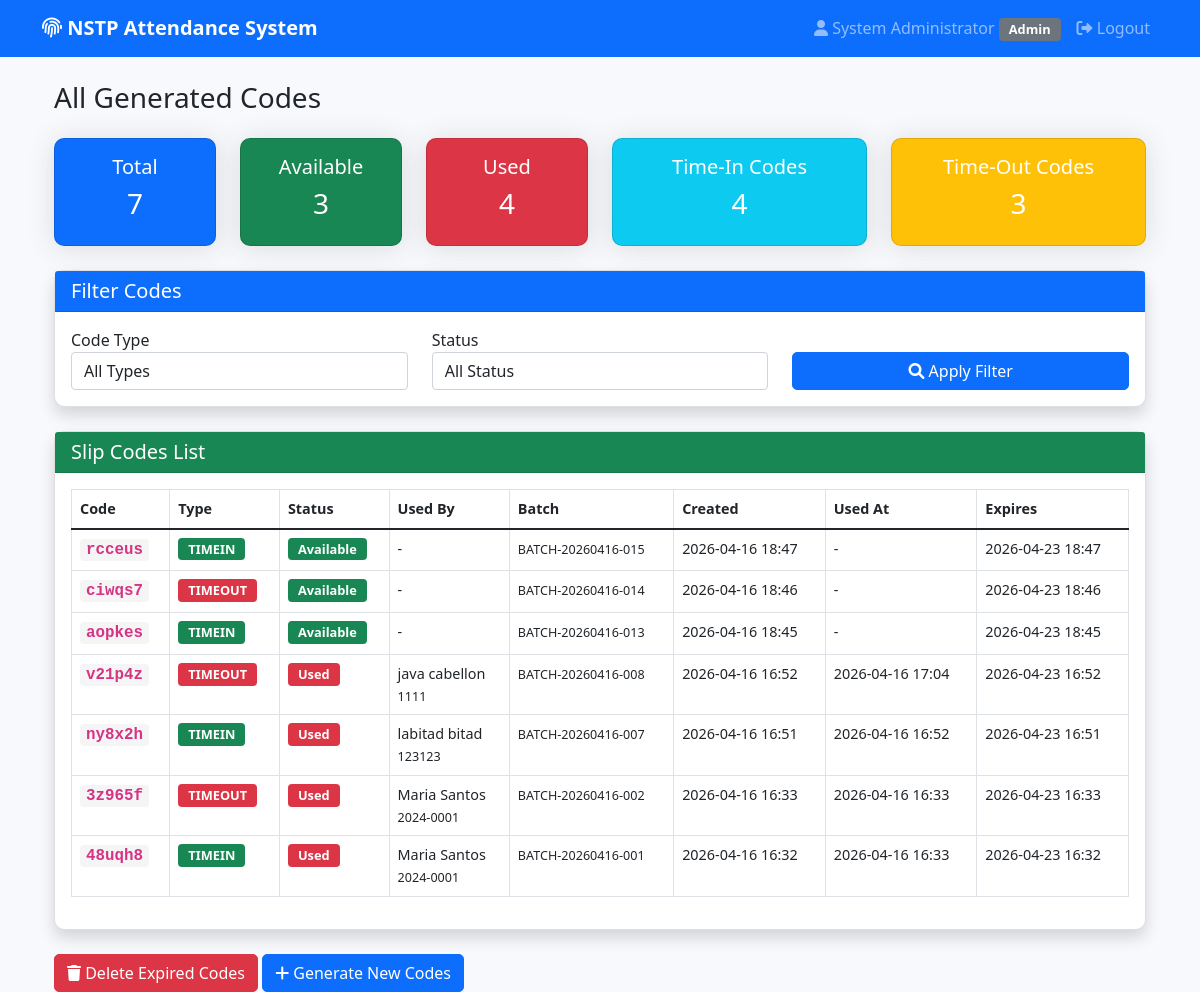
Page /all-codes/ (signed in) on the committed database.
### core/models.py (models this page shows, shortened)
class User(AbstractUser):
    ROLE_CHOICES = (
        ('student', 'Student'),
        ('instructor', 'Instructor'),
        ('coordinator', 'Coordinator'),
        ('admin', 'Admin'),
    )
    COURSE_CHOICES = (
        ('BSIT', 'BS Information Technology'),
        ('BSED', 'BS Education'),
        ('BSHM', 'BS Hospitality Management'),
        ('BSCRIM', 'BS Criminology'),
        ('BSTM', 'BS Tourism Management'),
    )
    COMPANY_CHOICES = (
        ('ALPHA', 'Alpha Company'),
        ('BRAVO', 'Bravo Company'),
        ('CHARLIE', 'Charlie Company'),
        ('DELTA', 'Delta Company'),
        ('ECHO', 'Echo Company'),
        ('FOXTROT', 'Foxtrot Company'),
        ('GOLF', 'Golf Company'),
        ('HOTEL', 'Hotel Company'),
    )
    role = models.CharField(max_length=20, choices=ROLE_CHOICES, default='student')
    student_id = models.CharField(max_length=20, unique=True, null=True, blank=True)
    course = models.CharField(max_length=20, choices=COURSE_CHOICES, blank=True)
    year_level = models.IntegerField(default=1)  # Default to 1st year
    company = models.CharField(max_length=20, choices=COMPANY_CHOICES, blank=True)
    contact_number = models.CharField(max_length=15, blank=True)
    def get_full_name(self):
        return f"{self.first_name} {self.last_name}"

class SlipCode(models.Model):
    TYPE_CHOICES = (
        ('timein', 'Time In'),
        ('timeout', 'Time Out'),
    )
    code = models.CharField(max_length=10, unique=True, db_index=True)
    code_type = models.CharField(max_length=10, choices=TYPE_CHOICES)
    is_used = models.BooleanField(default=False)
    used_by = models.ForeignKey(User, on_delete=models.SET_NULL, null=True, blank=True, related_name='used_codes')
    created_at = models.DateTimeField(auto_now_add=True)
    expires_at = models.DateTimeField()
    used_at = models.DateTimeField(null=True, blank=True)
    week_start = models.DateField()
    batch_number = models.CharField(max_length=20, null=True, blank=True)

### core/views.py (the view)
# urls.py: path('all-codes/', views.view_all_codes_view, name='view_all_codes'),
@login_required
@admin_required
def view_all_codes_view(request):
    code_type = request.GET.get('type', '')
    status = request.GET.get('status', '')
    codes = SlipCode.objects.all().order_by('-created_at')
    if code_type:
        codes = codes.filter(code_type=code_type)
    if status == 'used':
        codes = codes.filter(is_used=True)
    elif status == 'unused':
        codes = codes.filter(is_used=False)
    paginator = Paginator(codes, 50)
    page_number = request.GET.get('page', 1)
    page_obj = paginator.get_page(page_number)
    total_codes = SlipCode.objects.count()
    used_codes = SlipCode.objects.filter(is_used=True).count()
    unused_codes = SlipCode.objects.filter(is_used=False).count()
    timein_codes = SlipCode.objects.filter(code_type='timein').count()
    timeout_codes = SlipCode.objects.filter(code_type='timeout').count()
    context = {
        'page_obj': page_obj,
        'total_codes': total_codes,
        'used_codes': used_codes,
        'unused_codes': unused_codes,
        'timein_codes': timein_codes,
        'timeout_codes': timeout_codes,
        'current_type': code_type,
        'current_status': status,
    }
    return render(request, 'slip_codes/all_codes.html', context)

### templates/slip_codes/all_codes.html (shortened to what this page needs)
{% extends 'base.html' %}
{% block content %}
<div class="container-fluid">
    <h1 class="h3 mb-4">All Generated Codes</h1>
    <div class="row mb-4">
        <div class="col-md-2">
            <div class="card bg-primary text-white">
                <div class="card-body text-center">
                    <h5>Total</h5>
                    <h3>{{ total_codes }}</h3>
                </div>
            </div>
        </div>
        <div class="col-md-2">
            <div class="card bg-success text-white">
                <div class="card-body text-center">
                    <h5>Available</h5>
                    <h3>{{ unused_codes }}</h3>
                </div>
            </div>
        </div>
        <div class="col-md-2">
            <div class="card bg-danger text-white">
                <div class="card-body text-center">
                    <h5>Used</h5>
                    <h3>{{ used_codes }}</h3>
                </div>
            </div>
        </div>
        <div class="col-md-3">
            <div class="card bg-info text-white">
                <div class="card-body text-center">
                    <h5>Time-In Codes</h5>
                    <h3>{{ timein_codes }}</h3>
                </div>
            </div>
        </div>
        <div class="col-md-3">
            <div class="card bg-warning text-white">
                <div class="card-body text-center">
                    <h5>Time-Out Codes</h5>
                    <h3>{{ timeout_codes }}</h3>
                </div>
            </div>
        </div>
    </div>
    <div class="card shadow mb-4">
        <div class="card-header bg-primary text-white">
            <h5 class="mb-0">Filter Codes</h5>
        </div>
        <div class="card-body">
            <div class="row">
                <div class="col-md-4">
                    <label>Code Type</label>
                    <select id="typeFilter" class="form-control">
                        <option value="">All Types</option>
                    </select>
                </div>
                <div class="col-md-4">
                    <label>Status</label>
                    <select id="statusFilter" class="form-control">
                        <option value="">All Status</option>
                    </select>
                </div>
                <div class="col-md-4">
                    <label>&nbsp;</label>
                    <button class="btn btn-primary w-100" onclick="applyFilters()">
                        <i class="fas fa-search"></i> Apply Filter
                    </button>
                </div>
            </div>
        </div>
    </div>
    <div class="card shadow">
        <div class="card-header bg-success text-white">
            <h5 class="mb-0">Slip Codes List</h5>
        </div>
        <div class="card-body">
            <div class="table-responsive">
                <table class="table table-bordered table-hover">
                    <thead>
                        <tr>
                            <th>Code</th>
                            <th>Type</th>
                            <th>Status</th>
                            <th>Used By</th>
                            <th>Batch</th>
                            <th>Created</th>
                            <th>Used At</th>
                            <th>Expires</th>
                        </tr>
                    </thead>
                    <tbody>
                        {% for code in page_obj %}
                            <tr>
                                <td><code class="code-text">{{ code.code }}</code></td>
                                <td>
                                    <span class="badge {% if code.code_type == 'timein' %}bg-success{% else %}bg-danger{% endif %}">
                                        {{ code.code_type|upper }}
                                    </span>
                                </td>
                                <td>
                                    {% if code.is_used %}
                                        <span class="badge bg-danger">Used</span>
                                    {% else %}
                                        <span class="badge bg-success">Available</span>
                                    {% endif %}
                                </td>
                                <td>{{ code.used_by.get_full_name|default:"-" }}<br>
                                    <small>{{ code.used_by.student_id|default:"" }}</small>
                                </td>
                                <td><small>{{ code.batch_number|default:"-" }}</small></td>
                                <td>{{ code.created_at|date:"Y-m-d H:i" }}</td>
                                <td>{{ code.used_at|date:"Y-m-d H:i"|default:"-" }}</td>
                                <td>{{ code.expires_at|date:"Y-m-d H:i" }}</td>
                            </tr>
                        {% empty %}
                            <tr>
                                <td colspan="8" class="text-center">No codes found.</td>
                            </tr>
                        {% endfor %}
                    </tbody>
                </table>
            </div>
        </div>
    </div>
    <div class="mt-4">
        <form method="post" action="{% url 'delete_expired_codes' %}" class="d-inline" onsubmit="return confirm('Delete all expired codes?')">
            <button type="submit" class="btn btn-danger">
                <i class="fas fa-trash"></i> Delete Expired Codes
            </button>
        </form>
        <a href="{% url 'generate_slips' %}" class="btn btn-primary">
            <i class="fas fa-plus"></i> Generate New Codes
        </a>
    </div>
</div>
{% endblock %}

### templates/base.html (shortened to what this page needs)
<!DOCTYPE html>
<html lang="en">
<head>
    <link href="https://cdn.jsdelivr.net/npm/bootstrap@5.1.3/dist/css/bootstrap.min.css" rel="stylesheet">
    <link rel="stylesheet" href="https://cdnjs.cloudflare.com/ajax/libs/font-awesome/6.0.0/css/all.min.css">
    {% load static %}
    <link rel="stylesheet" href="{% static 'css/style.css' %}">
</head>
<body>
    <nav class="navbar navbar-expand-lg navbar-dark bg-primary">
        <div class="container">
            <a class="navbar-brand" href="{% url 'dashboard' %}">
                <i class="fas fa-fingerprint"></i> NSTP Attendance System
            </a>
            <div class="collapse navbar-collapse" id="navbarNav">
                <ul class="navbar-nav ms-auto">
                    {% if user.is_authenticated %}
                        <li class="nav-item">
                            <span class="nav-link">
                                <i class="fas fa-user"></i> {{ user.get_full_name|default:user.username }}
                                <span class="badge bg-secondary">{{ user.role|title }}</span>
                            </span>
                        </li>
                        <li class="nav-item">
                            <a class="nav-link" href="{% url 'logout' %}">
                                <i class="fas fa-sign-out-alt"></i> Logout
                            </a>
                        </li>
                    {% endif %}
                </ul>
            </div>
        </div>
    </nav>
    <div class="container mt-4">
        {% block content %}
        {% endblock %}
    </div>
</body>
</html>

### static/css/style.css (style rules this page uses)
body { background-color: #f8f9fc; font-family: 'Segoe UI', Tahoma, Geneva, Verdana, sans-serif; }
.navbar-brand { font-weight: bold; }
.card { border-radius: 10px; box-shadow: 0 0.15rem 1.75rem 0 rgba(58, 59, 69, 0.15); }
.card-header { border-radius: 10px 10px 0 0; }
.btn { border-radius: 5px; font-weight: 500; }
.table { font-size: 0.9rem; }
.badge { padding: 5px 10px; font-size: 0.8rem; }

### templates/slip_codes/all_codes.html (style rules this page uses)
.code-text { font-family: monospace; font-size: 1.1em; font-weight: bold; background: #f5f5f5; padding: 2px 6px; border-radius: 4px; }

### rows in the picture
User: get_full_name "System Administrator", role "Admin"
SlipCode: code "rcceus", code_type "TIMEIN", is_used "Available", used_by.get_full_name "-", batch_number "BATCH-20260416-015", created_at "2026-04-16 18:47", used_at "-", expires_at "2026-04-23 18:47"
SlipCode: code "ciwqs7", code_type "TIMEOUT", is_used "Available", used_by.get_full_name "-", batch_number "BATCH-20260416-014", created_at "2026-04-16 18:46", used_at "-", expires_at "2026-04-23 18:46"
SlipCode: code "aopkes", code_type "TIMEIN", is_used "Available", used_by.get_full_name "-", batch_number "BATCH-20260416-013", created_at "2026-04-16 18:45", used_at "-", expires_at "2026-04-23 18:45"
SlipCode: code "v21p4z", code_type "TIMEOUT", is_used "Used", used_by.get_full_name "java cabellon", used_by.student_id "1111", batch_number "BATCH-20260416-008", created_at "2026-04-16 16:52", used_at "2026-04-16 17:04", expires_at "2026-04-23 16:52"
SlipCode: code "ny8x2h", code_type "TIMEIN", is_used "Used", used_by.get_full_name "labitad bitad", used_by.student_id "123123", batch_number "BATCH-20260416-007", created_at "2026-04-16 16:51", used_at "2026-04-16 16:52", expires_at "2026-04-23 16:51"
SlipCode: code "3z965f", code_type "TIMEOUT", is_used "Used", used_by.get_full_name "Maria Santos", used_by.student_id "2024-0001", batch_number "BATCH-20260416-002", created_at "2026-04-16 16:33", used_at "2026-04-16 16:33", expires_at "2026-04-23 16:33"
SlipCode: code "48uqh8", code_type "TIMEIN", is_used "Used", used_by.get_full_name "Maria Santos", used_by.student_id "2024-0001", batch_number "BATCH-20260416-001", created_at "2026-04-16 16:32", used_at "2026-04-16 16:33", expires_at "2026-04-23 16:32"

### other values in the picture
{{ total_codes }} "7"
{{ unused_codes }} "3"
{{ used_codes }} "4"
{{ timein_codes }} "4"
{{ timeout_codes }} "3"
